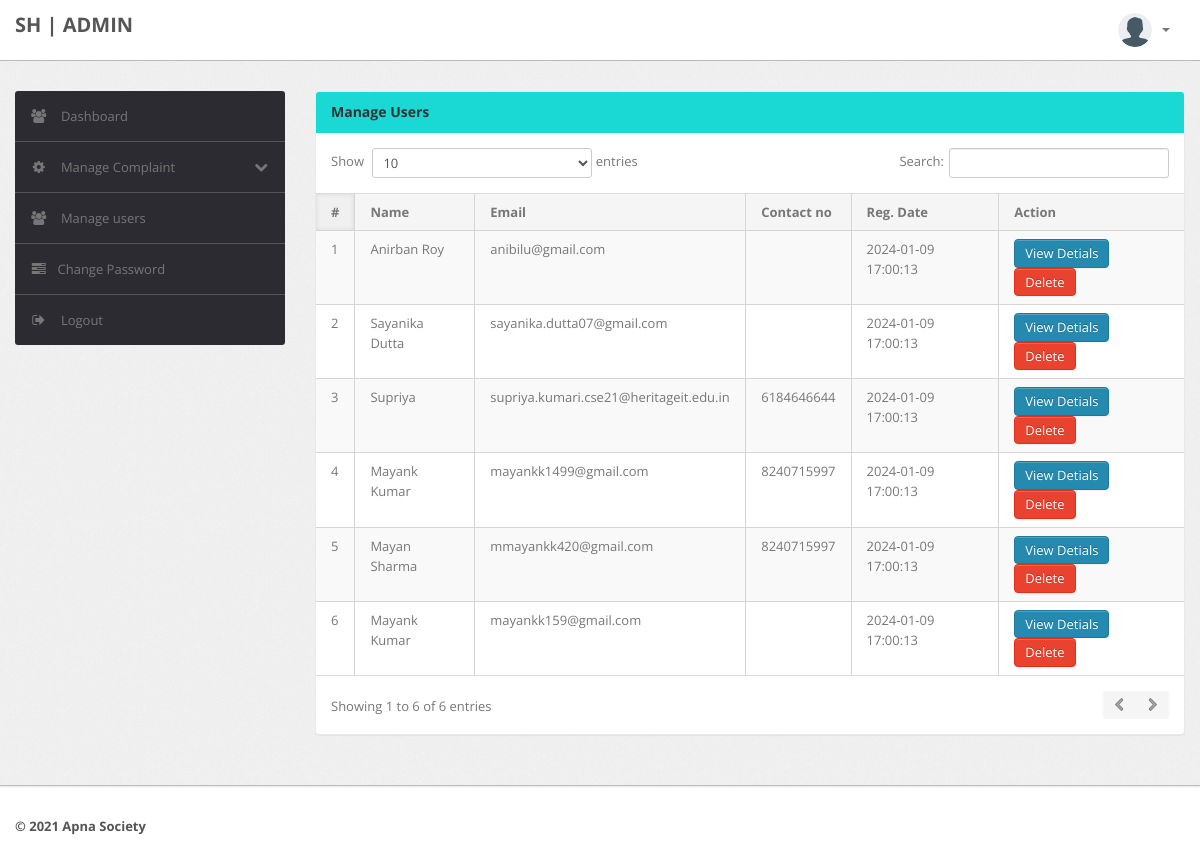
The page /admin/manage-users.php (signed in) on the database its author committed.
### tables this page shows
CREATE TABLE `users` (
  `id` int NOT NULL,
  `fullName` varchar(255) DEFAULT NULL,
  `userEmail` varchar(255) DEFAULT NULL,
  `password` varchar(255) DEFAULT NULL,
  `contactNo` bigint DEFAULT NULL,
  `tower` text,
  `flatno` tinytext,
  `userImage` varchar(255) DEFAULT NULL,
  `regDate` timestamp NOT NULL DEFAULT CURRENT_TIMESTAMP,
  `updationDate` timestamp NULL DEFAULT NULL ON UPDATE CURRENT_TIMESTAMP,
  `ref` int NOT NULL DEFAULT '0'
);

### admin/manage-users.php (the view, shortened to what this page needs)
<?php
include('include/config.php');
if(strlen($_SESSION['alogin'])==0)
	{
header('location:index.php');
}
else{
?>
<!DOCTYPE html>
<html lang="en">
<head>
    <link type="text/css" href="bootstrap/css/bootstrap.min.css" rel="stylesheet">
    <link type="text/css" href="bootstrap/css/bootstrap-responsive.min.css" rel="stylesheet">
    <link type="text/css" href="css/theme.css" rel="stylesheet">
    <link type="text/css" href="images/icons/css/font-awesome.css" rel="stylesheet">
</head>
<body>
    <?php include('include/header.php');?>
    <div class="wrapper">
        <div class="container">
            <div class="row">
                <?php include('include/sidebar.php');?>
                <div class="span9">
                    <div class="content">
                        <div class="module">
                            <div class="module-head">
                                <h3>Manage Users</h3>
                            </div>
                            <div class="module-body table">
                                <table cellpadding="0" cellspacing="0" border="0"
                                    class="datatable-1 table table-bordered table-striped	 display" width="100%">
                                    <thead>
                                        <tr>
                                            <th>#</th>
                                            <th> Name</th>
                                            <th>Email </th>
                                            <th>Contact no</th>
                                            <th>Reg. Date </th>
                                            <th>Action</th>
                                        </tr>
                                    </thead>
                                    <tbody>
                                        <?php $query=mysqli_query($con,"select * from users where ref=0");
$cnt=1;
while($row=mysqli_fetch_array($query))
{
?>
                                        <tr>
                                            <td><?php echo htmlentities($cnt);?></td>
                                            <td><?php echo htmlentities($row['fullName']);?></td>
                                            <td><?php echo htmlentities($row['userEmail']);?></td>
                                            <td> <?php echo htmlentities($row['contactNo']);?></td>
                                            <td><?php echo htmlentities($row['regDate']);?></td>
                                            <td><a href="userprofile.php?uid=<?php echo htmlentities($row['id']);?>"
                                                    title="View Details" target="_blank">
                                                    <button type="button" class="btn btn-primary">View Detials</button>
                                                </a>
                                                <a href="manage-users.php?uid=<?php echo htmlentities($row['id']);?>&&action=del"
                                                    title="Delete"
                                                    onClick="return confirm('Do you really want to delete ?')">
                                                    <button type="button" class="btn btn-danger">Delete</button></a>
                                            </td>
                                            <?php $cnt=$cnt+1; } ?>
                                </table>
                            </div>
                        </div>
                    </div>
                </div>
            </div>
        </div>
    </div>
    <?php include('include/footer.php');?>
</body>
<?php } ?>

### admin/include/header.php (shortened to what this page needs)
<div class="navbar navbar-fixed-top">
    <div class="navbar-inner">
        <div class="container">
            <a href="" class="logo"><b>SH | Admin</b></a>
            <div class="nav-collapse collapse navbar-inverse-collapse">
                <ul class="nav pull-right">
                    <li class="nav-user dropdown">
                        <a href="#" class="dropdown-toggle" data-toggle="dropdown">
                            <img src="images/user.png" class="nav-avatar" />
                            <b class="caret"></b>
                        </a>
                    </li>
                </ul>
            </div>
        </div>
    </div>
</div>

### admin/include/sidebar.php (shortened to what this page needs)
<div class="span3">
    <div class="sidebar">
        <ul class="widget widget-menu unstyled">
            <li>
                <a href="dashboard.php">
                    <i class="menu-icon icon-group"></i>
                    Dashboard
                </a>
            </li>
            <li>
                <a class="collapsed" data-toggle="collapse" href="#togglePages">
                    <i class="menu-icon icon-cog"></i>
                    <i class="icon-chevron-down pull-right"></i><i class="icon-chevron-up pull-right"></i>
                    Manage Complaint
                </a>
            </li>
            <li>
                <a href="manage-users.php">
                    <i class="menu-icon icon-group"></i>
                    Manage users
                </a>
            </li>
            <li><a href="change-password.php"><i class="menu-icon icon-tasks"></i>Change Password</a></li>
            <li>
                <a href="logout.php">
                    <i class="menu-icon icon-signout"></i>
                    Logout
                </a>
            </li>
        </ul>
    </div>
</div>

### admin/include/footer.php
<div class="footer">
    <div class="container">
        <b class="copyright">&copy; 2021 Apna Society </b>
    </div>
</div>

### rows shown on the page
users: fullName "Anirban Roy", userEmail "anibilu@gmail.com", regDate "2024-01-09 17:00:13"
users: fullName "Sayanika Dutta", userEmail "sayanika.dutta07@gmail.com", regDate "2024-01-09 17:00:13"
users: fullName "Supriya", userEmail "supriya.kumari.cse21@heritageit.edu.in", contactNo "6184646644", regDate "2024-01-09 17:00:13"
users: fullName "Mayank Kumar", userEmail "mayankk1499@gmail.com", contactNo "8240715997", regDate "2024-01-09 17:00:13"
users: fullName "Mayan Sharma", userEmail "mmayankk420@gmail.com", contactNo "8240715997", regDate "2024-01-09 17:00:13"
users: fullName "Mayank Kumar", userEmail "mayankk159@gmail.com", regDate "2024-01-09 17:00:13"
